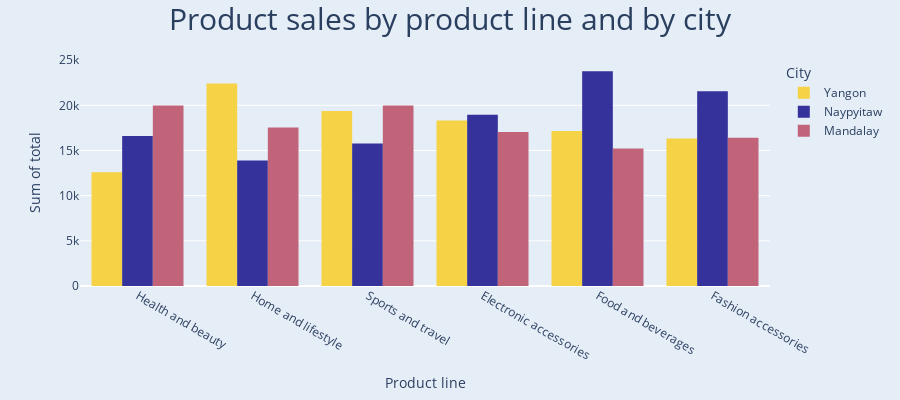

Here is the notebook cell this chart was saved with:
### Markdown cell above
### Product according to the City : --

### Code cell
fig = px.histogram(data, 
                   x="Product line",
                   y="Total",
                   color='City',
                   barmode='group',
                   histfunc='sum',
                   color_discrete_sequence =['#f6d346','#35329b','#c16479']
)

fig.update_xaxes(title_text="Product line")
fig.update_yaxes(title_text="Sum of total")

fig.update_layout(template="plotly", height=400)

fig.update(
    layout_title_text="Product sales by product line and by city",
    layout_title_font_size=30,
    layout_title_x=0.5,
    layout_paper_bgcolor='rgb(229, 237, 247)',
    layout_plot_bgcolor='rgb(229, 237, 247)',
)

fig.show()

### Figure 1 — Plotly figure (JSON) as saved in the notebook; plotly's stock layout.template omitted (floating-point values rounded to 4 significant figures; data arrays with more than 128 entries replaced by an {"elided": "..."} marker saying what was removed)
{"data": [{"alignmentgroup": "True", "bingroup": "x", "histfunc": "sum", "hovertemplate": "City=Yangon<br>Product line=%{x}<br>sum of Total=%{y}<extra></extra>", "legendgroup": "Yangon", "marker": {"color": "#f6d346", "pattern": {"shape": ""}}, "name": "Yangon", "offsetgroup": "Yangon", "orientation": "v", "showlegend": true, "type": "histogram", "x": {"elided": "340 str values"}, "xaxis": "x", "y": {"elided": "340 float values"}, "yaxis": "y"}, {"alignmentgroup": "True", "bingroup": "x", "histfunc": "sum", "hovertemplate": "City=Naypyitaw<br>Product line=%{x}<br>sum of Total=%{y}<extra></extra>", "legendgroup": "Naypyitaw", "marker": {"color": "#35329b", "pattern": {"shape": ""}}, "name": "Naypyitaw", "offsetgroup": "Naypyitaw", "orientation": "v", "showlegend": true, "type": "histogram", "x": {"elided": "328 str values"}, "xaxis": "x", "y": {"elided": "328 float values"}, "yaxis": "y"}, {"alignmentgroup": "True", "bingroup": "x", "histfunc": "sum", "hovertemplate": "City=Mandalay<br>Product line=%{x}<br>sum of Total=%{y}<extra></extra>", "legendgroup": "Mandalay", "marker": {"color": "#c16479", "pattern": {"shape": ""}}, "name": "Mandalay", "offsetgroup": "Mandalay", "orientation": "v", "showlegend": true, "type": "histogram", "x": {"elided": "332 str values"}, "xaxis": "x", "y": {"elided": "332 float values"}, "yaxis": "y"}], "layout": {"barmode": "group", "height": 400, "legend": {"title": {"text": "City"}, "tracegroupgap": 0}, "margin": {"t": 60}, "paper_bgcolor": "rgb(229, 237, 247)", "plot_bgcolor": "rgb(229, 237, 247)", "title": {"font": {"size": 30}, "text": "Product sales by product line and by city", "x": 0.5}, "xaxis": {"anchor": "y", "domain": [0, 1], "title": {"text": "Product line"}}, "yaxis": {"anchor": "x", "domain": [0, 1], "title": {"text": "Sum of total"}}}}
